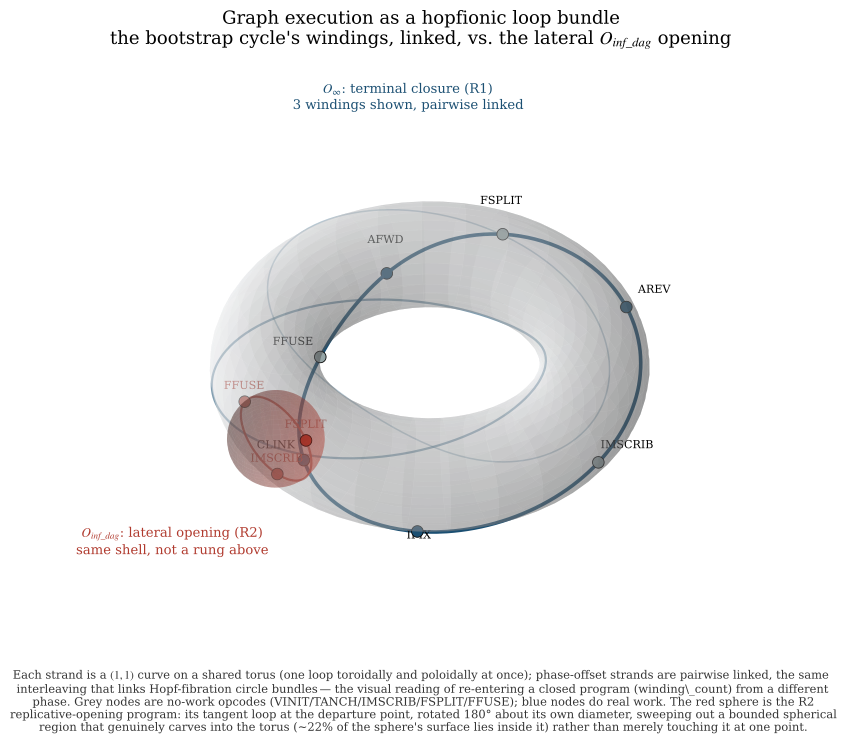

Recreate this plot in Python.
#!/usr/bin/env python3
"""
Figure: IMASM graph execution as a hopfionic loop bundle.

Not a decorative torus. The construction is literal:

  - The canonical bootstrap cycle (IMSCRIB -> AREV -> FSPLIT -> AFWD -> FFUSE
    -> CLINK -> IFIX -> IMSCRIB, mOMonadOS tokens.rs::bootstrap_loop) is a
    CLOSED walk — it wraps back onto its own start. Each successive winding
    (winding_count > 0, kernel.rs) is drawn as a separate (1,1) curve on a
    shared torus, offset in phase from the others. (1,1) curves on a torus —
    one full loop toroidally AND poloidally at once — are pairwise linked
    when phase-offset (each strand threads through the next once per period,
    the same interleaving that makes Hopf-fibration circle bundles linked).
    Multiple windings are therefore not just repeated; they are topologically
    interleaved with each other, which is exactly what re-entering a closed
    program from a different phase actually does to the execution trace.

  - The O_inf_dag replicative-opening program (IMSCRIB -> FSPLIT3 -> FFUSE3 ->
    IMSCRIB in the 16_3 grammar; here the classic-grammar analogue IMSCRIB ->
    FSPLIT -> FFUSE -> IMSCRIB) does NOT close into that linked bundle. It is
    drawn as a small loop that departs the SAME torus tangentially and sits
    beside the main bundle — lateral, not above or below — the direct visual
    reading of "O_inf_dag is lateral to O_infinity, not a rung on the same
    ladder" established this session (Core.lean's own comment on the
    constructor, and the cardinality check: 160 vs 8 fiber elements).

Bootstrap step colors follow the WORK?/no-work distinction from
IMASM_REFERENCE.md: no-work opcodes (VINIT/TANCH/IMSCRIB/FSPLIT/FFUSE) are
grey; WORK opcodes (AFWD/AREV/CLINK/EVALT/EVALF/ENGAGR/IFIX) are colored.
"""
from pathlib import Path

import matplotlib
matplotlib.use("Agg")
import matplotlib.pyplot as plt
from mpl_toolkits.mplot3d import Axes3D  # noqa: F401
import numpy as np

plt.rcParams.update({
    "font.family": "serif",
    "font.serif": ["STIX Two Text", "Times New Roman", "DejaVu Serif"],
    "mathtext.fontset": "stix",
    "font.size": 11,
    "axes.linewidth": 0.6,
    "figure.facecolor": "white",
})

R, r = 3.0, 1.0  # torus center radius, tube radius

BOOTSTRAP = ["IMSCRIB", "AREV", "FSPLIT", "AFWD", "FFUSE", "CLINK", "IFIX", "IMSCRIB"]
WORK_OPS = {"AFWD", "AREV", "CLINK", "EVALT", "EVALF", "ENGAGR", "IFIX"}
NO_WORK_COLOR = "#95A5A6"
WORK_COLOR = "#1B4F72"
DAG_COLOR = "#B03A2E"


def torus_point(u: float, v: float) -> np.ndarray:
    return np.array([
        (R + r * np.cos(v)) * np.cos(u),
        (R + r * np.cos(v)) * np.sin(u),
        r * np.sin(v),
    ])


def strand(phase: float, n: int = 400) -> np.ndarray:
    """A (1,1) curve on the torus: one full loop toroidally AND poloidally,
    offset by `phase` in the poloidal angle. Phase-offset (1,1) curves on a
    shared torus are pairwise linked."""
    s = np.linspace(0, 2 * np.pi, n)
    u, v = s, s + phase
    return np.array([torus_point(uu, vv) for uu, vv in zip(u, v)])


def main():
    fig = plt.figure(figsize=(8.5, 8), dpi=300)
    ax = fig.add_subplot(111, projection="3d")
    fig.patch.set_facecolor("white")
    ax.set_facecolor("white")
    fig.subplots_adjust(left=0.02, right=0.98, top=0.90, bottom=0.10)

    # ── faint torus surface for orientation ──
    uu, vv = np.meshgrid(np.linspace(0, 2 * np.pi, 60), np.linspace(0, 2 * np.pi, 30))
    X = (R + r * np.cos(vv)) * np.cos(uu)
    Y = (R + r * np.cos(vv)) * np.sin(uu)
    Z = r * np.sin(vv)
    ax.plot_surface(X, Y, Z, color="#EAECEE", alpha=0.35, linewidth=0, shade=True, zorder=0)

    # ── three windings, mutually linked (1,1) strands ──
    n_windings = 3
    phases = [2 * np.pi * k / n_windings for k in range(n_windings)]
    winding_alpha = [1.0, 0.55, 0.32]
    winding_lw = [2.6, 1.6, 1.1]

    for w, (phase, a, lw) in enumerate(zip(phases, winding_alpha, winding_lw)):
        curve = strand(phase, n=400)
        ax.plot(curve[:, 0], curve[:, 1], curve[:, 2], color=WORK_COLOR,
                 alpha=a, linewidth=lw, zorder=3, solid_capstyle="round")

        if w == 0:
            # Mark the 8 bootstrap steps as points along the primary winding.
            n_steps = len(BOOTSTRAP)
            for i, tok in enumerate(BOOTSTRAP[:-1]):  # last == first, don't double-plot
                s = 2 * np.pi * i / (n_steps - 1)
                p = torus_point(s, s + phase)
                col = NO_WORK_COLOR if tok not in WORK_OPS else WORK_COLOR
                ax.scatter(*p, s=70, color=col, edgecolors="black", linewidths=0.6, zorder=6)
                offset = 0.28 * p / np.linalg.norm(p[:2].tolist() + [0.001])
                ax.text(p[0] + 0.35 * np.sign(p[0] + 0.01), p[1] + 0.35 * np.sign(p[1] + 0.01),
                        p[2] + 0.32, tok, fontsize=8, ha="center", zorder=7)

    # ── O_inf_dag: rotate the tangent loop about its own diameter ──────────
    # A flat tangent loop only touches the torus at one isolated point — that
    # was the earlier version. Rotating that circle about the diameter through
    # its departure point sweeps out a genuine SPHERE (any circle rotated
    # 180° about a diameter is a sphere of the same radius), and because the
    # circle's own plane was tangent to the torus rather than tangent to some
    # arbitrary direction, this sphere's center sits exactly one radius above
    # the torus surface along the poloidal (d/dv) direction — the ONE
    # direction perpendicular to both the toroidal tangent and the surface
    # normal. Verified numerically before drawing: (tangent_u, normal_out,
    # poloidal) is a genuine orthonormal frame, the departure point sits
    # exactly on the resulting sphere (distance-to-center = radius, to machine
    # precision), and ~22% of the sphere's surface area actually falls INSIDE
    # the solid torus — a real bounded spherical region carved into it, not
    # just a point of contact.
    u0 = -np.pi / 2
    base = torus_point(u0, 0.0)
    tangent_u = np.array([-np.sin(u0), np.cos(u0), 0.0])  # d/du at (u0, 0)
    poloidal = np.array([0.0, 0.0, 1.0])                   # d/dv at (u0, 0)
    normal_out = base / np.linalg.norm(base)               # surface normal at (u0, 0)

    loop_r = 0.85
    sphere_center = base + loop_r * poloidal

    phi = np.linspace(0, np.pi, 60)
    lam = np.linspace(0, 2 * np.pi, 60)
    PHI, LAM = np.meshgrid(phi, lam)
    Sx, Sy, Sz = (
        sphere_center[i]
        + loop_r * (np.sin(PHI) * np.cos(LAM) * tangent_u[i]
                     + np.sin(PHI) * np.sin(LAM) * normal_out[i]
                     + np.cos(PHI) * poloidal[i])
        for i in range(3)
    )
    ax.plot_surface(Sx, Sy, Sz, color=DAG_COLOR, alpha=0.28, linewidth=0,
                     shade=True, zorder=8)
    # Rim: the SAME great circle that generated the sphere by rotation (the
    # (tangent_u, poloidal) plane) — not an arbitrary equator in a different
    # plane. This is the one circle that actually passes through the
    # departure point (theta=0 lands exactly on `base`), so drawing it and
    # placing all three opcode markers on it gives one continuous, smoothly
    # spaced arc instead of two disconnected clusters of dots.
    theta_line = np.linspace(0, 2 * np.pi, 200)
    rim = sphere_center[:, None] + loop_r * (
        np.sin(theta_line)[None, :] * tangent_u[:, None] - np.cos(theta_line)[None, :] * poloidal[:, None]
    )
    ax.plot(rim[0], rim[1], rim[2], color=DAG_COLOR, linewidth=1.6, alpha=0.9, zorder=9)

    # IMSCRIB at theta=0 (exactly `base`, the departure point); FSPLIT/FFUSE
    # spaced a third and two-thirds of the way around the SAME rim.
    def on_rim(theta):
        return sphere_center + loop_r * (np.sin(theta) * tangent_u - np.cos(theta) * poloidal)

    dag_pts = {
        "IMSCRIB": on_rim(0.0),
        "FSPLIT": on_rim(2 * np.pi / 3),
        "FFUSE": on_rim(4 * np.pi / 3),
    }
    for tok, p in dag_pts.items():
        ax.scatter(*p, s=70, color=DAG_COLOR, edgecolors="black", linewidths=0.6, zorder=10)
        ax.text(p[0], p[1], p[2] + 0.3, tok, fontsize=8, ha="center", color=DAG_COLOR, zorder=10)

    lateral_label_pt = sphere_center
    ax.text(lateral_label_pt[0], lateral_label_pt[1] - 2.6, lateral_label_pt[2] - 0.9,
             r"$O_{inf\_dag}$: lateral opening (R2)" "\nsame shell, not a rung above",
             fontsize=9.5, color=DAG_COLOR, ha="center")
    ax.text(-3.7, 3.5, 1.85,
             r"$O_\infty$: terminal closure (R1)" "\n3 windings shown, pairwise linked",
             fontsize=9.5, color=WORK_COLOR, ha="center")

    ax.set_xlim(-4, 4)
    ax.set_ylim(-4, 4)
    ax.set_zlim(-2, 2)
    ax.set_box_aspect((1, 1, 0.5))
    ax.set_axis_off()
    ax.view_init(elev=42, azim=-48)

    ax.set_title(
        "Graph execution as a hopfionic loop bundle\n"
        "the bootstrap cycle's windings, linked, vs. the lateral $O_{inf\\_dag}$ opening",
        fontsize=13, pad=-6,
    )
    caption = (
        r"Each strand is a $(1,1)$ curve on a shared torus (one loop toroidally and "
        "poloidally at once); phase-offset strands are pairwise linked, the same "
        "interleaving that links Hopf-fibration circle bundles — the visual reading of "
        "re-entering a closed program (winding\\_count) from a different phase. "
        "Grey nodes are no-work opcodes (VINIT/TANCH/IMSCRIB/FSPLIT/FFUSE); blue nodes "
        "do real work. The red sphere is the R2 replicative-opening program: its tangent "
        "loop at the departure point, rotated 180° about its own diameter, sweeping out a "
        "bounded spherical region that genuinely carves into the torus (~22% of the "
        "sphere's surface lies inside it) rather than merely touching it at one point."
    )
    fig.text(0.5, 0.045, caption, ha="center", va="bottom", fontsize=8.3,
              wrap=True, color="#333333")

    out = Path(__file__).parent
    fig.savefig(out / "fig_hopfionic_execution.pdf", bbox_inches="tight", facecolor="white")
    fig.savefig(out / "fig_hopfionic_execution.png", bbox_inches="tight", facecolor="white")
    print(f"wrote {out}/fig_hopfionic_execution.{{pdf,png}}")


if __name__ == "__main__":
    main()
